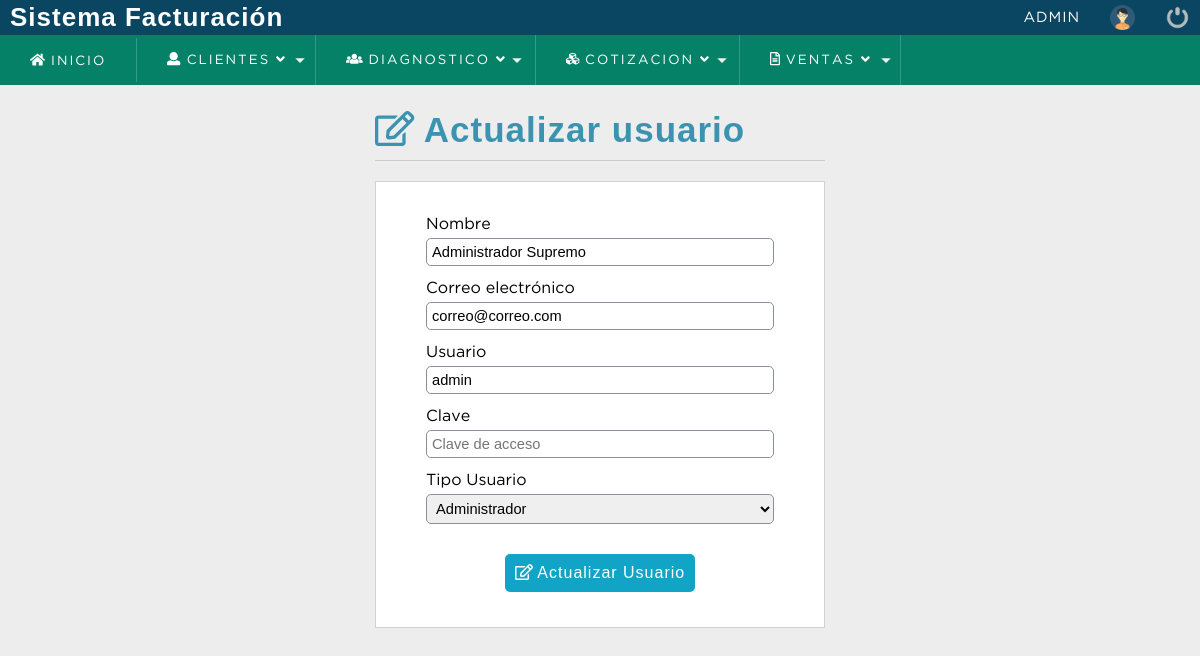
/sistema/editar_usuario.php?id=1 (signed in), run on the app's committed database.
### tables this page shows
CREATE TABLE `usuario` (
  `idusuario` int(11) NOT NULL,
  `dpi` bigint(20) DEFAULT NULL,
  `nombre` varchar(50) DEFAULT NULL,
  `correo` varchar(100) DEFAULT NULL,
  `usuario` varchar(15) DEFAULT NULL,
  `clave` varchar(100) DEFAULT NULL,
  `rol` int(11) DEFAULT NULL,
  `estatus` int(11) NOT NULL DEFAULT 1
);

CREATE TABLE `rol` (
  `idrol` int(11) NOT NULL,
  `rol` varchar(20) DEFAULT NULL
);

### sistema/editar_usuario.php (the view, shortened to what this page needs)
<?php
	include "../conexion.php";
	$iduser = $_REQUEST['id'];
	$sql= mysqli_query($conection,"SELECT u.idusuario, u.nombre,u.correo,u.usuario, (u.rol) as idrol, (r.rol) as rol
									FROM usuario u
									INNER JOIN rol r
									on u.rol = r.idrol
									WHERE idusuario= $iduser and estatus=1 ");
	$result_sql = mysqli_num_rows($sql);
	if($result_sql == 0){
		header('Location: lista_usuarios.php');
	}else{
		$option = '';
		while ($data = mysqli_fetch_array($sql)) {
			$nombre  = $data['nombre'];
			$correo  = $data['correo'];
			$usuario = $data['usuario'];
			$idrol   = $data['idrol'];
			$rol     = $data['rol'];
			if($idrol == 1){
				$option = '<option value="'.$idrol.'" select>'.$rol.'</option>';
			}else if($idrol == 2){
				$option = '<option value="'.$idrol.'" select>'.$rol.'</option>';
			}else if($idrol == 3){
				$option = '<option value="'.$idrol.'" select>'.$rol.'</option>';
			}
		}
	}
 ?>
<!DOCTYPE html>
<html lang="es">
<head>
	<?php include "includes/scripts.php"; ?>
</head>
<body>
	<?php include "includes/header.php"; ?>
	<section id="container">
		<div class="form_register">
			<h1><i class="far fa-edit"></i> Actualizar usuario</h1>
			<hr>
			<form action="" method="post">
				<label for="nombre">Nombre</label>
				<input type="text" name="nombre" id="nombre" placeholder="Nombre completo" value="<?php echo $nombre; ?>">
				<label for="correo">Correo electrónico</label>
				<input type="email" name="correo" id="correo" placeholder="Correo electrónico" value="<?php echo $correo; ?>">
				<label for="usuario">Usuario</label>
				<input type="text" name="usuario" id="usuario" placeholder="Usuario" value="<?php echo $usuario; ?>">
				<label for="clave">Clave</label>
				<input type="password" name="clave" id="clave" placeholder="Clave de acceso">
				<label for="rol">Tipo Usuario</label>
				<select name="rol" id="rol" class="notItemOne">
					<?php
						echo $option;
					?>
				</select>
				<button type="submit" class="btn_save"><i class="far fa-edit"></i> Actualizar Usuario</button>
			</form>
		</div>
	</section>
</body>
</html>

### sistema/css/style.css (style rules this page uses)
* { margin: 0; padding: 0; box-sizing: border-box; }
body { background: #ededed; }
h1, h2, h3, h4, h5, h6 { font-family: 'arial'; font-weight: bold; letter-spacing: 1px; }
h1 { font-size: 26px; }
#container { padding: 90px 15px 15px; }
.form_register { width: 450px; margin: auto; margin-top: 20px; }
.form_register h1 { color: #3c93b0; }
hr { border: 0; background: #CCC; height: 1px; margin: 10px 0; display: block; }
form { background: #FFF; margin: auto; padding: 20px 50px; border: 1px solid #d1d1d1; }
label { display: block; font-size: 12pt; font-family: 'GothamBook'; margin: 15px auto 5px auto; }
input,select { display: block; width: 100%; font-size: 11pt; padding: 5px; border: 1px solid #85929e; border-radius: 5px; }
.notItemOne option:first-child { display: none; }
.btn_save { font-size: 12pt; background: #12a4c6; padding: 10px; color: #FFF; letter-spacing: 1px; border: 0; cursor: pointer; margin: 30px auto 15px auto; display: block; border-radius: 5px; }
#container h1 { font-size: 35px; display: inline-block; }

### data on the page
usuario: nombre "Administrador Supremo", correo "correo@correo.com", usuario "admin", rol "Administrador"

### other printed values
$_SESSION['user'] "ADMIN"
